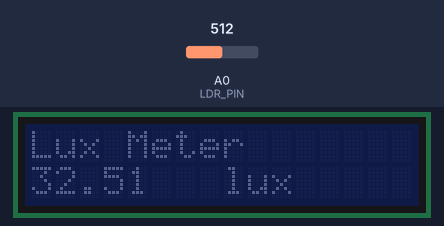
Simulated run of this sketch. Board: Arduino Uno, built with avr-gcc and run on an emulated ATmega328P. Parts: 16×2 character LCD. The inputs (shaded band) are chosen by the test bench; at power-on: A0 (LDR_PIN) = 512.

Above: at 3.3 s.
3.4 s: A0 (LDR_PIN) set to 957
At 5.0 s:
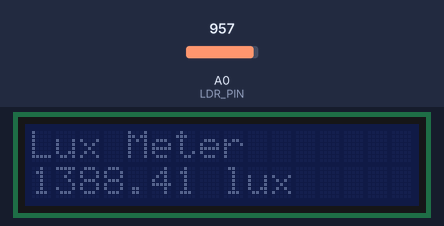
5.6 s: A0 (LDR_PIN) set to 982
At 6.8 s:
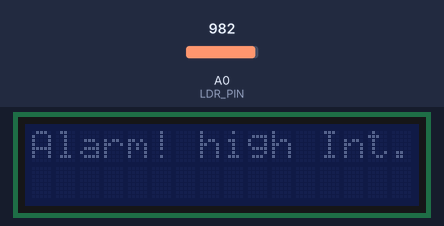
7.7 s: A0 (LDR_PIN) set to 900
At 8.6 s:
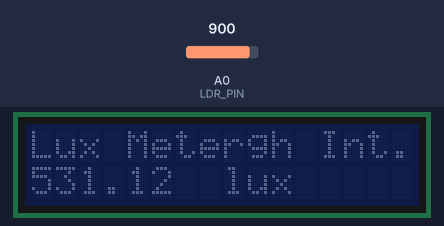
9.7 s: A0 (LDR_PIN) set to 1023
At 11.6 s:
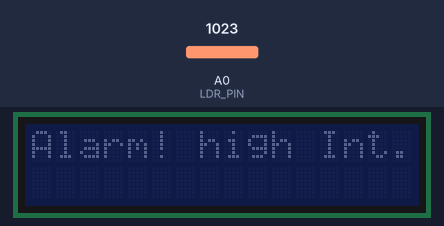
Timing chart, 0 to 12.7 s (numbered marks = the images above; inputs shaded):
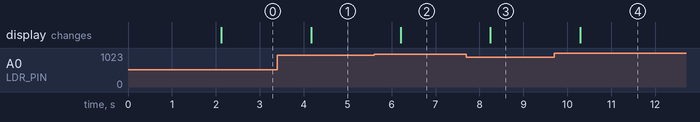

Measured:
- the behaviour switches between 971 and 972 on A0 (LDR_PIN) (found by bisection; images 1 and 2)
- after the input at 3.4 s, the display: changes after 0.77 s (image 1)
- after the input at 5.6 s, the display: changes after 0.61 s (image 2)
- after the input at 7.7 s, the display: changes after 0.55 s (image 3)
- after the input at 9.7 s, the display: changes after 0.59 s (image 4)

The sketch:

light_intensity_sensor.ino
```cpp
#include <LiquidCrystal_I2C.h> // Library for LCD
LiquidCrystal_I2C lcd(0x27, 16, 2); // I2C address 0x27, 16 column and 2 rows
#define LDR_PIN A0 // analog pin0 , the sensor output is connected here.
#define MAX_ADC_READING           1023
#define ADC_REF_VOLTAGE           5.0
#define REF_RESISTANCE            9470  // measure this for best results
#define LUX_CALC_SCALAR           12518931
#define LUX_CALC_EXPONENT         -1.405
int ldrRawData;
float resistorVoltage, ldrVoltage;
float ldrResistance;
float ldrLux;
float safe_limit = 2000; //danger level, anything higher triggers an alarm (adjustable)

void setup() {
  Serial.begin(9600);
  //Initializing the LCD
  lcd.init();
  lcd.clear();
  //  lcd.backlight();
  lcd.setCursor(0, 0);
  lcd.print("Light intensity detector");
  lcd.setCursor(0, 1);
  lcd.print("SBME24 Team 13");
  delay(2000);
  lcd.clear();
}

void loop() {
  // Perform the analog to digital conversion
  ldrRawData = analogRead(LDR_PIN);

  // RESISTOR VOLTAGE_CONVERSION
  // Convert the raw digital data back to the voltage that was measured on the analog pin
  resistorVoltage = (float)ldrRawData / MAX_ADC_READING * ADC_REF_VOLTAGE;

  // voltage across the LDR is the 5V supply minus the 5k resistor voltage
  ldrVoltage = ADC_REF_VOLTAGE - resistorVoltage;

  // LDR_RESISTANCE_CONVERSION
  // resistance that the LDR would have for that voltage
  ldrResistance = ldrVoltage / resistorVoltage * REF_RESISTANCE;

  // LDR_LUX
  // Change the code below to the proper conversion from ldrResistance to
  // ldrLux
  ldrLux = LUX_CALC_SCALAR * pow(ldrResistance, LUX_CALC_EXPONENT);

  if (ldrLux > safe_limit) {
    lcd.clear();
    lcd.setCursor(0, 0); // set cursor to column 0, line 1
    lcd.print("Alarm! high Int.");
    delay(1000);
  } else {
    // Print out the LDR Illuminance to the LCD
    lcd.setCursor(0, 0); // set cursor to column 0, line 1
    lcd.print("Lux Meter");

    lcd.setCursor(0, 1); // set cursor to column 0, line 2
    lcd.print(ldrLux);
    lcd.setCursor(7, 1); // set cursor to column 4, line 1
    lcd.print(" lux");
    delay(1000);
  }
}
```
